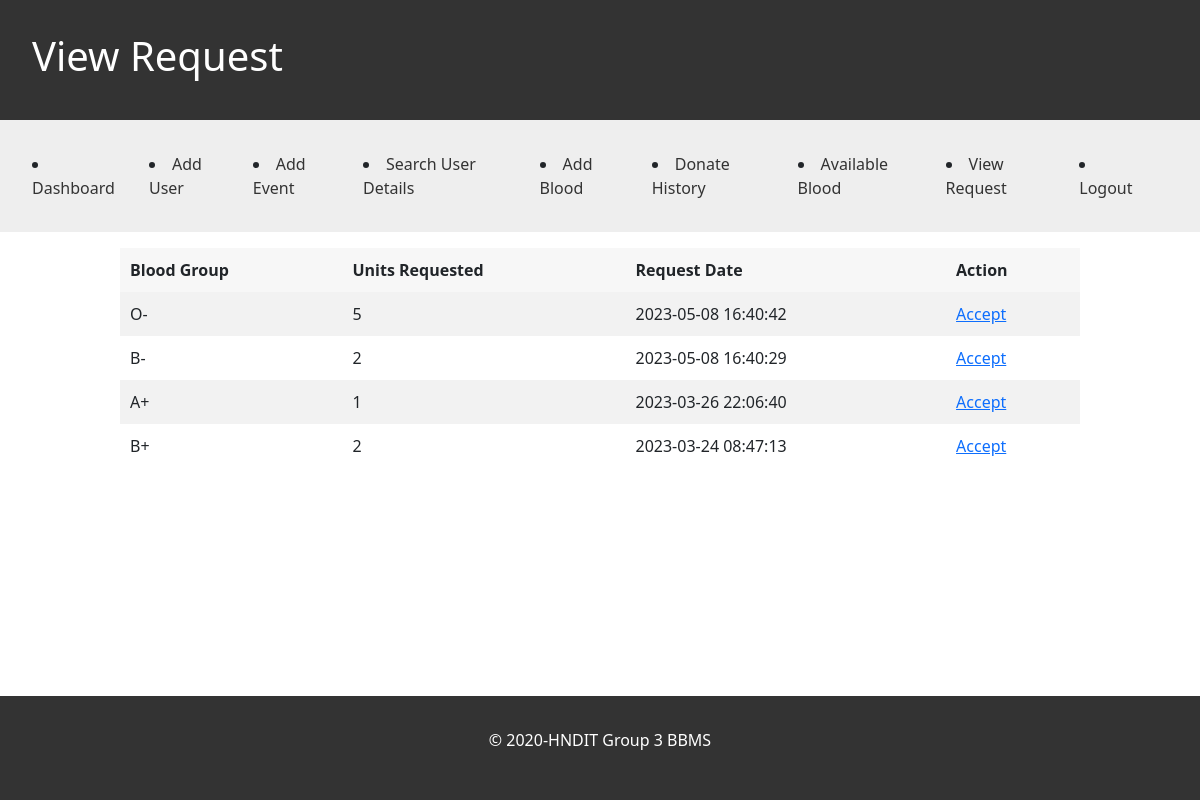
The app's page /admin/viewrequest.php with its own data.
### tables this page shows
CREATE TABLE IF NOT EXISTS `user_request` (
  `id` int(10) UNSIGNED NOT NULL AUTO_INCREMENT,
  `blood_group` varchar(5) NOT NULL,
  `units_requested` int(11) NOT NULL,
  `request_date` timestamp NULL DEFAULT CURRENT_TIMESTAMP,
  `status` int(11) NOT NULL DEFAULT '0',
  PRIMARY KEY (`id`)
);

### admin/viewrequest.php (the view, shortened to what this page needs)
<!DOCTYPE html>
<html>
<head>
    <link rel="stylesheet" href="style/button.css">
    <link rel="stylesheet" href="style/search.css">
    <link rel="stylesheet" href="dash.css">
    <link href="https://cdn.jsdelivr.net/npm/bootstrap@5.0.2/dist/css/bootstrap.min.css" rel="stylesheet">
</head>
<body>
	<header class="header">
      <h1>View Request</h1>
    </header>
    <nav>
        <li><a href="adminpage.php">Dashboard</a></li>
        <li><a href="userReg.php">Add User</a></li>
        <li><a href="eventadd.php">Add Event</a></li>
        <li><a href="search.php">Search User Details</a></li>
        <li><a href="adddonate.php">Add Blood</a></li>
		<li><a href="donatehistory.php">Donate History</a></li>
        <li><a href="store.php">Available Blood</a></li>
        <li><a href="viewrequest.php">View Request</a></li>
		<li><a href="logout.php">Logout</a></li>
    </nav>
<?php
include "connection.php";
$sql = "SELECT * FROM user_request ORDER BY request_date DESC";
$result = mysqli_query($conn, $sql);
if ($result->num_rows > 0) {
  echo "<table><tr><th>Blood Group</th><th>Units Requested</th><th>Request Date</th><th>Action</th></tr>";
  while($row = $result->fetch_assoc()) {
    $disabled = "";
    if ($row["status"] == 1) {
      $disabled = "disabled";
    }
    echo "<tr><td>" . $row["blood_group"] . "</td><td>" . $row["units_requested"] . "</td><td>" . $row["request_date"] . "</td><td><a href='accept_request.php?id=" . $row["id"] . "' class='accept-btn' $disabled>Accept</a></td></tr>";
  }
  echo "</table>";
} else {
  echo "No user requests found.";
}
?>
    <footer>
      <p>&copy; 2020-HNDIT Group 3 BBMS </p>
    </footer>
</body>
</html>

### admin/style/search.css (style rules this page uses)
table { width: 80%; margin: 0 auto; border-collapse: collapse; }
th, td { padding: 10px; border: 2px solid #080808; text-align: left; }
th { background-color: #f7f7f7; font-weight: bold; }
tr:nth-child(even) { background-color: #f2f2f2; }
h1, h2 { margin-top: 0; }
body { font-family: Arial, sans-serif; font-size: 16px; line-height: 1.5; margin: 0; padding: 0; }
body { font-family: Arial, sans-serif; font-size: 16px; color: #333; display: flex; flex-direction: column; min-height: 100vh; }
header, nav, section, footer { padding: 1em; }
header { background-color: #333; color: #fff; }
footer { background-color: #333; color: #fff; text-align: center; padding: 0em; margin-top: auto; }
nav { background-color: #eee; margin-bottom: 1em; display: flex; justify-content: flex-end; }
nav li { margin-right: 1em; }
nav a { color: #333; text-decoration: none; }

### admin/dash.css (style rules this page uses)
* { margin: 0; padding: 0; box-sizing: border-box; }
body { font-family: Arial, sans-serif; font-size: 16px; color: #333; display: flex; flex-direction: column; min-height: 100vh; }
header, nav, section, footer { padding: 1em; }
header { background-color: #333; color: #fff; }
nav { background-color: #eee; margin-bottom: 1em; display: flex; justify-content: flex-end; }
nav li { margin-right: 1em; }
nav a { color: #333; text-decoration: none; }
footer { background-color: #333; color: #fff; text-align: center; padding: 1em; margin-top: auto; }
@media (min-width: 768px) { header, nav, section, footer { padding: 2em; } }

### records on screen
user_request: blood_group "O-", units_requested "5", request_date "2023-05-08 16:40:42"
user_request: blood_group "B-", units_requested "2", request_date "2023-05-08 16:40:29"
user_request: blood_group "A+", units_requested "1", request_date "2023-03-26 22:06:40"
user_request: blood_group "B+", units_requested "2", request_date "2023-03-24 08:47:13"
